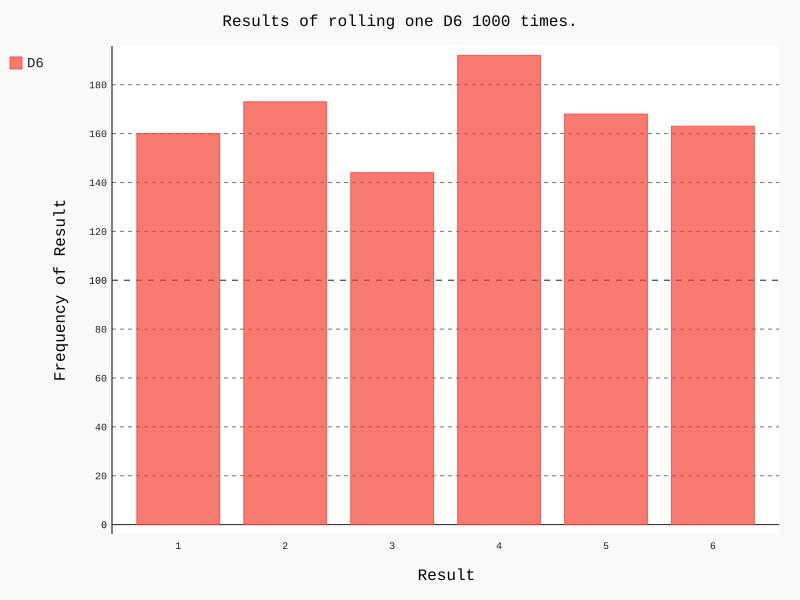

Reproduce this figure in Python.
import pygal
from die import Die 

# Create a D6.
die = Die()

# Make some rolls, and store results in a list.
results = []
for roll_num in range(1000):
	result = die.roll()
	results.append(result)

# Analyze the results.
frequencies = []
for value in range(1, die.num_sides+1):
	frequency = results.count(value)
	frequencies.append(frequency)

# Visualize the results
hist = pygal.Bar()

hist.title = "Results of rolling one D6 1000 times."
hist.x_labels = ['1', '2', '3', '4', '5', '6']
hist.x_title = "Result"
hist.y_title = "Frequency of Result"

hist.add('D6', frequencies)
hist.render_to_file('die_visual.svg')
